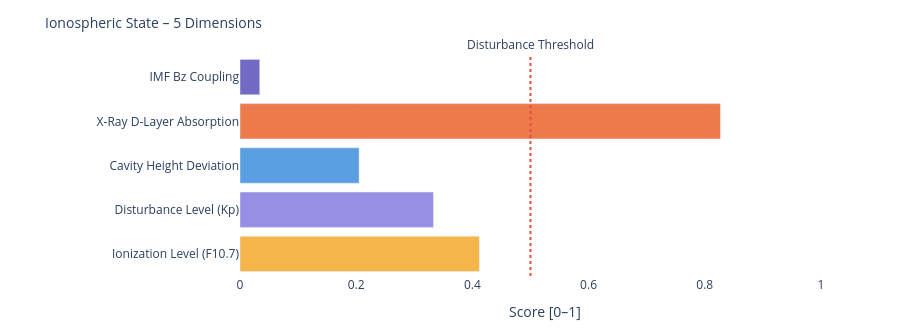

Here is the notebook cell this chart was saved with:
### Markdown cell above
---
### 📐 Systemic Insight: Geometric Cavity vs. Real Schumann Resonance

**Relevant for:** Layer 6 = delta analysis &nbsp;|&nbsp; Layer 7 = feature vector / system interpretation

A cavity height change from 80 km to 70 km shifts the **idealized geometric frequencies** only minimally:

| Modus | Aktuell | Referenz | Δ |
|-------|---------|----------|---|
| SR-1 | 10.4762 Hz | 10.4599 Hz | +16 mHz |
| SR-2 | 18.1452 Hz | 18.1171 Hz | +28 mHz |
| SR-3 | 25.6612 Hz | 25.6215 Hz | +40 mHz |
| SR-4 | 33.1285 Hz | 33.0772 Hz | +51 mHz |

The geometric effect is limited because 10 km is very small compared to Earth's radius (~6371 km).

**Consequence:** Real Schumann deviations are likely driven more strongly by **conductivity, damping, day/night structure, lightning distribution and source geometry** than by pure cavity height.

---

**Layer 6 compares:**
```
geometric Δ from Layer 4  vs.  observed Δ from real Schumann measurement data
```

**Layer 7 Feature:**
```
If real Δ >> geometric Δ  →  non-geometric factors dominant
```

### Code cell
# ============================================================
# IONOSPHERIC STATE – Summary gauge
# Five dimensions: ionization, disturbance, cavity height, X-Ray, Bz coupling
# ============================================================

def norm(v, lo, hi):
    if v is None: return None
    return round(max(0.0, min(1.0, (v - lo) / (hi - lo))), 3)

# Ionization level (F10.7 → F2-Layer)
ioniz = norm(f107_val, 60, 250)

# Disturbance level (Kp → E/F-Layer irregularities)
disturb = norm(kp_val, 0, 9)

# Cavity height deviation from reference (80 km)
h_dev = norm(abs(h_eff - 80), 0, 20)

# X-Ray ionization (D-Layer absorption)
xray_ioniz = None
if xray_now is not None:
    xray_ioniz = norm(math.log10(max(xray_now, 1e-9)) + 9, 0, 5)

# Bz coupling (southward Bz → stronger magnetosphere-ionosphere coupling)
bz_coupling = norm(-(bz_now or 0), -5, 30) if bz_now is not None else None

dims = [
    ('Ionization Level (F10.7)',    ioniz,      '#F2A623'),
    ('Disturbance Level (Kp)',      disturb,    '#7F77DD'),
    ('Cavity Height Deviation',     h_dev,      '#378ADD'),
    ('X-Ray D-Layer Absorption',    xray_ioniz, '#E85D24'),
    ('IMF Bz Coupling',             bz_coupling,'#534AB7'),
]

fig = go.Figure()
for name, val, col in dims:
    if val is not None:
        h = int(val * 20)
        bar = '█' * h + '░' * (20 - h)
        label = f'{name}:  {bar}  {val:.3f}'
    else:
        label = f'{name}:  {"─" * 20}  n/a'
    fig.add_trace(go.Bar(
        x=[val if val is not None else 0],
        y=[name],
        orientation='h',
        marker_color=col, opacity=0.82,
        showlegend=False
    ))

fig.add_vline(x=0.5, line_dash='dot', line_color='#e74c3c',
              annotation_text='Disturbance Threshold', annotation_position='top')
fig.update_layout(
    title=dict(text='Ionospheric State – 5 Dimensions', font=dict(size=14)),
    xaxis=dict(title='Score [0–1]', range=[0, 1.05]),
    height=330, plot_bgcolor='rgba(0,0,0,0)', paper_bgcolor='rgba(0,0,0,0)',
    margin=dict(l=240, r=50, t=55, b=40)
)
fig.show()

print(f'\nIonospheric state:')
for name, val, _ in dims:
    print(f'  {name:<35} {val:.3f}' if val is not None else f'  {name:<35} n/a')

### Figure 1 — Plotly figure (JSON) as saved in the notebook; plotly's stock layout.template omitted (floating-point values rounded to 4 significant figures)
{"data": [{"marker": {"color": "#F2A623"}, "opacity": 0.82, "orientation": "h", "showlegend": false, "type": "bar", "x": [0.412], "y": ["Ionization Level (F10.7)"]}, {"marker": {"color": "#7F77DD"}, "opacity": 0.82, "orientation": "h", "showlegend": false, "type": "bar", "x": [0.333], "y": ["Disturbance Level (Kp)"]}, {"marker": {"color": "#378ADD"}, "opacity": 0.82, "orientation": "h", "showlegend": false, "type": "bar", "x": [0.205], "y": ["Cavity Height Deviation"]}, {"marker": {"color": "#E85D24"}, "opacity": 0.82, "orientation": "h", "showlegend": false, "type": "bar", "x": [0.827], "y": ["X-Ray D-Layer Absorption"]}, {"marker": {"color": "#534AB7"}, "opacity": 0.82, "orientation": "h", "showlegend": false, "type": "bar", "x": [0.034], "y": ["IMF Bz Coupling"]}], "layout": {"annotations": [{"showarrow": false, "text": "Disturbance Threshold", "x": 0.5, "xanchor": "center", "xref": "x", "y": 1, "yanchor": "bottom", "yref": "y domain"}], "height": 330, "margin": {"b": 40, "l": 240, "r": 50, "t": 55}, "paper_bgcolor": "rgba(0,0,0,0)", "plot_bgcolor": "rgba(0,0,0,0)", "shapes": [{"line": {"color": "#e74c3c", "dash": "dot"}, "type": "line", "x0": 0.5, "x1": 0.5, "xref": "x", "y0": 0, "y1": 1, "yref": "y domain"}], "title": {"font": {"size": 14}, "text": "Ionospheric State – 5 Dimensions"}, "xaxis": {"range": [0, 1.05], "title": {"text": "Score [0–1]"}}}}
